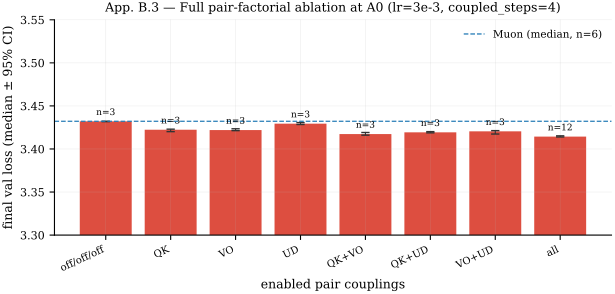

The script that drew this image:
"""Fig B.3 — Full pair-factorial ablation over {qk, vo, updown} coupling."""
from __future__ import annotations

import sys
from pathlib import Path

import matplotlib.pyplot as plt
import numpy as np
import pandas as pd

sys.path.insert(0, str(Path(__file__).resolve().parent))
from _common import DATA_DIR, OPT_COLOR, save_fig, setup_mpl
from _stats import bootstrap_median_ci

CONFIGS = [
    ("off/off/off", False, False, False),
    ("QK", True, False, False),
    ("VO", False, True, False),
    ("UD", False, False, True),
    ("QK+VO", True, True, False),
    ("QK+UD", True, False, True),
    ("VO+UD", False, True, True),
    ("all", True, True, True),
]


def main() -> None:
    setup_mpl()
    a = pd.read_parquet(DATA_DIR / "coupled_muon_ablation_summary.parquet")
    base = a[
        (a["optimizer"] == "coupled_muon_v2")
        & (a["coupled_steps"] == 4)
        & (a["final_polish"])
        & (a["lr"] == 3e-3)
        & (~a["diverged"].astype(bool))
    ]

    rows = []
    for label, qk, vo, ud in CONFIGS:
        sub = base[(base["couple_qk"] == qk) & (base["couple_vo"] == vo) & (base["couple_updown"] == ud)]
        ci = bootstrap_median_ci(sub["final_val_loss"].tolist())
        rows.append((label, ci.median, ci.lo, ci.hi, ci.n))
    # Also Muon for reference
    muon = a[(a["optimizer"] == "muon") & (a["lr"] == 3e-3) & (~a["diverged"].astype(bool))]
    ci_m = bootstrap_median_ci(muon["final_val_loss"].tolist()) if len(muon) else None

    fig, ax = plt.subplots(figsize=(7.2, 2.8))
    xs = np.arange(len(rows))
    meds = [r[1] for r in rows]
    los = [r[1] - r[2] for r in rows]
    his = [r[3] - r[1] for r in rows]
    ax.bar(xs, meds, color=OPT_COLOR["coupled_muon_v2"], alpha=0.85)
    ax.errorbar(xs, meds, yerr=[los, his], fmt="none", color="0.2", capsize=3, lw=0.8)
    for i, (label, m, lo, hi, n) in enumerate(rows):
        ax.text(i, m + 0.005, f"n={n}", ha="center", va="bottom", fontsize=6.5)
    if ci_m and ci_m.n > 0:
        ax.axhline(ci_m.median, color=OPT_COLOR["muon"], lw=0.9, ls="--",
                   label=f"Muon (median, n={ci_m.n})")
    ax.set_xticks(xs)
    ax.set_xticklabels([r[0] for r in rows], fontsize=7.2, rotation=25, ha="right")
    ax.set_xlabel(r"enabled pair couplings")
    ax.set_ylabel("final val loss (median ± 95% CI)")
    ax.set_title("App. B.3 — Full pair-factorial ablation at A0 (lr=3e-3, coupled_steps=4)")
    ax.set_ylim(3.30, 3.55)
    ax.legend(frameon=False, fontsize=7.5, loc="upper right")
    save_fig(fig, "figB3_per_pair")


if __name__ == "__main__":
    main()
